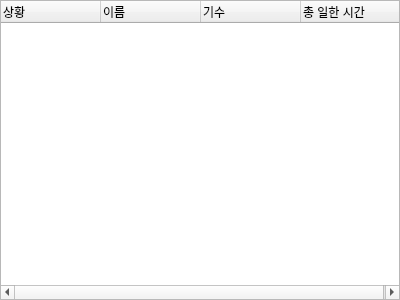
<?xml version="1.0" encoding="UTF-8"?>
<ui version="4.0">
 <class>UICurrentDealerList</class>
 <widget class="QWidget" name="UICurrentDealerList">
  <property name="geometry">
   <rect>
    <x>0</x>
    <y>0</y>
    <width>400</width>
    <height>300</height>
   </rect>
  </property>
  <property name="windowTitle">
   <string>Form</string>
  </property>
  <layout class="QVBoxLayout" name="verticalLayout">
   <property name="spacing">
    <number>0</number>
   </property>
   <property name="leftMargin">
    <number>0</number>
   </property>
   <property name="topMargin">
    <number>0</number>
   </property>
   <property name="rightMargin">
    <number>0</number>
   </property>
   <property name="bottomMargin">
    <number>0</number>
   </property>
   <item>
    <widget class="QTreeWidget" name="treeWidget">
     <property name="columnCount">
      <number>4</number>
     </property>
     <column>
      <property name="text">
       <string notr="true">상황</string>
      </property>
     </column>
     <column>
      <property name="text">
       <string>이름</string>
      </property>
     </column>
     <column>
      <property name="text">
       <string>기수</string>
      </property>
     </column>
     <column>
      <property name="text">
       <string>총 일한 시간</string>
      </property>
     </column>
    </widget>
   </item>
  </layout>
 </widget>
 <resources/>
 <connections/>
</ui>
